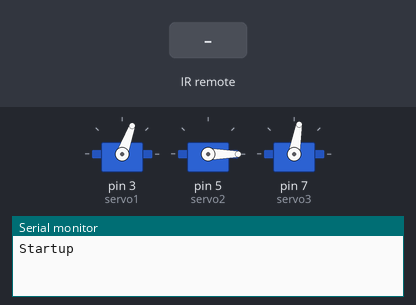
A sketch run on a simulated Arduino Uno, built with avr-gcc and run on an emulated ATmega328P. On the bench: 3 × servo, the last lines printed to the serial monitor. The test bench sets the inputs (shaded band).

Above: at 1.2 s.
1.3 s: infrared code 0x20DF52AD received
At 2.1 s:
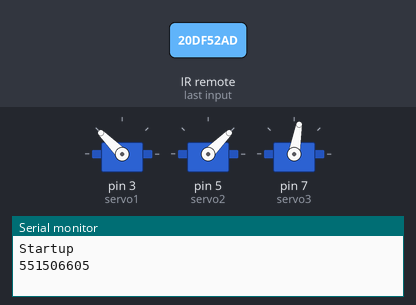
2.8 s: infrared code 0x20DF6A95 received
At 3.2 s:
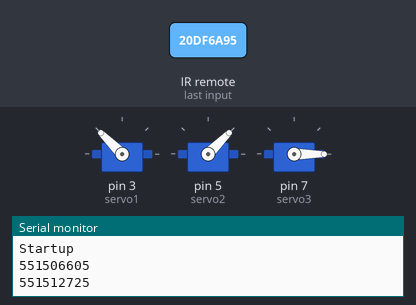
4.3 s: infrared code 0x20DF5AA5 received
At 5.5 s:
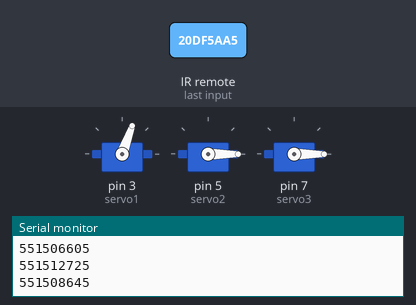
Timing chart, 0 to 7.3 s (numbered marks = the images above; inputs shaded):
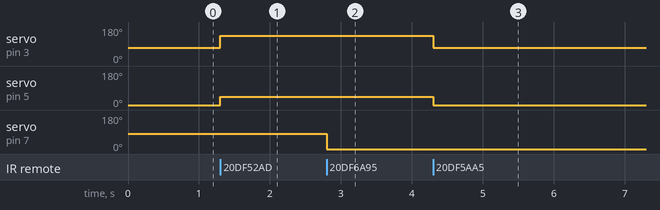

Measured:
- after the input at 1.3 s, servo on pin 3 (servo1): 70° → 135° at once; servo on pin 5 (servo2): 0° → 45° at once
- after the input at 2.8 s, servo on pin 7 (servo3): 80° → 0° at once
- after the input at 4.3 s, servo on pin 3 (servo1): 135° → 70° at once; servo on pin 5 (servo2): 45° → 0° at once

The sketch:

Arm.ino
```cpp
#include <IRremote.h>
#include <Servo.h>

Servo servo1;
Servo servo2;
Servo servo3;

int RECV_PIN = 9;
IRrecv irrecv(RECV_PIN);
decode_results results;

int degree = 10 ;

void setup() {
  // put your setup code here, to run once:

  //IR remote
  Serial.begin(19200);
  Serial.println("Startup");
  irrecv.enableIRIn();
  //irrecv.blink13(true);

  servo1.attach(3);
  servo2.attach(5);
  servo3.attach(7);

  servo1.write(70);
  servo2.write(0);
  servo3.write(80);
}

void loop() {
  // put your main code here, to run repeatedly:
  if (irrecv.decode(&results)) {
    Serial.println(results.value);

    // results.value = key_value;
    if (results.value == 551508645) {
      servo1.write(70);
      servo2.write(0);  // (ok) to pick up items
      delay(500);
    }

    if (results.value == 551506605) {
      servo1.write(135);
      servo2.write(45); // (home) to release items
      delay(500);
    }

    if (results.value == 551512725) {
      degree -= 20 ;
      servo3.write(degree); // (up) to return to original 0
      delay(250);
    }

    if (results.value == 551545365) {
      degree += 20;
      servo3.write(degree); // (down) to return to bottom 180
      delay(250);
    }


    irrecv.resume();
  }
}
```
